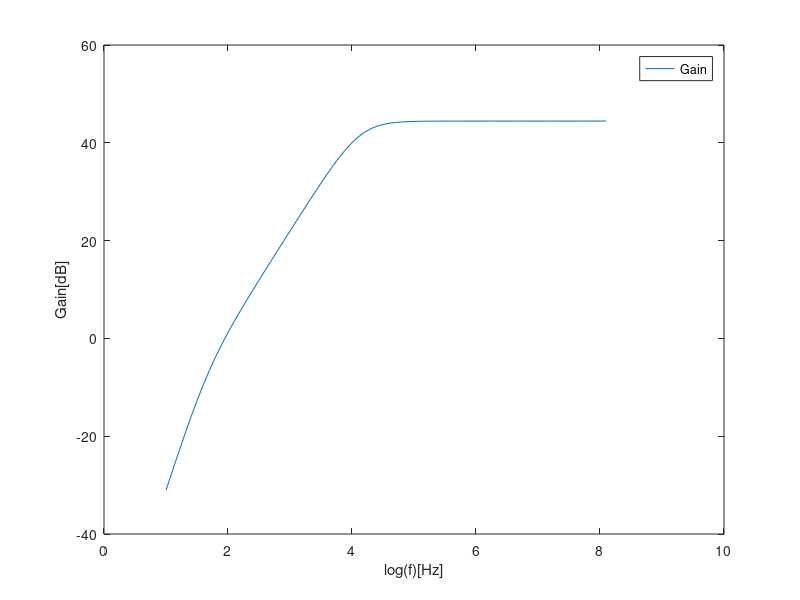

The MATLAB script that drew this image:
%gain stage

VT=25e-3;
BFN=178.7; %parâmetro do transistor NPN
VAFN=69.7; %parâmetro do transistor NPN
RE1=100;
RC1=1000;
RB1=80000;
RB2=20000;
VBEON=0.7;
VCC=12;
RS=100;

RB=1/(1/RB1+1/RB2); %Resistência equivalente
VEQ=RB2/(RB1+RB2)*VCC; %slide 7 aula 17
IB1=(VEQ-VBEON)/(RB+(1+BFN)*RE1); %em zona ativa direta (o estado do transistor), VBE = VBEON
IC1=BFN*IB1;
IE1=(1+BFN)*IB1;
VE1=RE1*IE1;
VO1=VCC-RC1*IC1; %que é também a tensão no coletor 1
VCE=VO1-VE1;

gm1=IC1/VT;
rpi1=BFN/gm1;
ro1=VAFN/IC1;

RSB=RB*RS/(RB+RS);

AV1 = RSB/RS * RC1*(RE1-gm1*rpi1*ro1)/((ro1+RC1+RE1)*(RSB+rpi1+RE1)+gm1*RE1*ro1*rpi1 - RE1^2); %vout/vin
AVI_DB = 20*log10(abs(AV1));
AV1simple = RB/(RB+RS) * gm1*RC1/(1+gm1*RE1);
AVIsimple_DB = 20*log10(abs(AV1simple));

RE1=0;
AV1 = RSB/RS * RC1*(RE1-gm1*rpi1*ro1)/((ro1+RC1+RE1)*(RSB+rpi1+RE1)+gm1*RE1*ro1*rpi1 - RE1^2);
AVI_DB = 20*log10(abs(AV1));
AV1simple =  - RSB/RS * gm1*RC1/(1+gm1*RE1);
AVIsimple_DB = 20*log10(abs(AV1simple));

RE1=100;
ZI1 = 1/(1/RB+1/(((ro1+RC1+RE1)*(rpi1+RE1)+gm1*RE1*ro1*rpi1 - RE1^2)/(ro1+RC1+RE1)));
ZX = ro1*((RB+rpi1)*RE1/(RSB+rpi1+RE1))/(1/(1/ro1+1/(rpi1+RSB)+1/RE1+gm1*rpi1/(rpi1+RSB)));
ZX = ro1*(   1/RE1+1/(rpi1+RSB)+1/ro1+gm1*rpi1/(rpi1+RSB)  )/(   1/RE1+1/(rpi1+RSB) ); % outro a definir ZX logo a seguir?????
ZO1 = 1/(1/ZX+1/RC1);

RE1=0;
ZI1 = 1/(1/RB+1/(((ro1+RC1+RE1)*(rpi1+RE1)+gm1*RE1*ro1*rpi1 - RE1^2)/(ro1+RC1+RE1)));
ZO1 = 1/(1/ro1+1/RC1);

file = fopen("gainteo.tex", "w");

fprintf(file, "IB1 & %.4e\\\\\\hline ", IB1);
fprintf(file, "IC1 & %.4e\\\\\\hline ", IC1);
fprintf(file, "IE1 & %.4e\\\\\\hline ", IE1);
fprintf(file, "VE1 & %.4e\\\\\\hline ", VE1);
fprintf(file, "VO1 & %.4e\\\\\\hline ", VO1);
fprintf(file, "VCE1 & %.4e\\\\\\hline ", VCE);
fprintf(file, "gain1 & %.4e\\\\\\hline ", abs(AV1));
fprintf(file, "ZI1 & %.4e\\\\\\hline ", ZI1);
fprintf(file, "ZO1 & %.4e\\\\\\hline ", ZO1);

fflush(file);
fclose(file);

%ouput stage
BFP = 227.3; %parâmetro do transistor PNP
VAFP = 37.2; %parâmetro do transistor PNP
RE2 = 100;
VEBON = 0.7;
VI2 = VO1; %tensão do coletor 1
IE2 = (VCC - VEBON - VI2) / RE2; %(VCC - VE2)/Rout; VEBON = VEB = VE - VB <=> VE = VEB + VB
IC2 = BFP / (BFP + 1) * IE2;
VO2 = VCC - RE2 * IE2;


gm2 = IC2 / VT;
go2 = IC2  /VAFP;
gpi2 = gm2 / BFP;
ge2 = 1 / RE2;

AV2 = gm2/(gm2+gpi2+go2+ge2);
ZI2 = (gm2+gpi2+go2+ge2)/gpi2/(gpi2+go2+ge2);
ZO2 = 1/(gm2+gpi2+go2+ge2);

file = fopen("outputteo.tex", "w");

fprintf(file, "VI2 & %.4e\\\\\\hline ", VI2);
fprintf(file, "IE2 & %.4e\\\\\\hline ", IE2);
fprintf(file, "IC2 & %.4e\\\\\\hline ", IC2);
fprintf(file, "VO2 & %.4e\\\\\\hline ", VO2);
fprintf(file, "gain2 & %.4e\\\\\\hline ", abs(AV2));
fprintf(file, "ZI2 & %.4e\\\\\\hline ", ZI2);
fprintf(file, "ZO2 & %.4e\\\\\\hline ", ZO2);

fflush(file);
fclose(file);


%total
gB = 1/(1/gpi2+ZO1);
AV = (gB+gm2/gpi2*gB)/(gB+ge2+go2+gm2/gpi2*gB)*AV1;
AV_DB = 20*log10(abs(AV));
ZI=ZI1;
ZO=1/(go2+gm2/gpi2*gB+ge2+gB);

file = fopen("totalteo.tex", "w");

fprintf(file, "gain & %.4e\\\\\\hline ", abs(AV));
fprintf(file, "ZI & %.4e\\\\\\hline ", ZI);
fprintf(file, "ZO & %.4e\\\\\\hline ", ZO);

fflush(file);
fclose(file);

%freq axis: 10Hz to 100MHz com 10 pontos por década
%f = logspace(1, 8, 10); afinal não vou fazer assim, porque implica contas simbólicas

RE1 = 100; %de volta ao valor inicial
RL = 8;
Ci = 1e-3;
CB = 1e-3;
Co = 1e-6;
a = 1;

for i = 1:0.1:8.1 %ou seja, 10 pontos por década
  f = power(10, i);
  omega = 2 * pi * f;
  ZCi = 1 / (j * omega * Ci);
  ZCB = 1 / (j * omega * CB);
  ZCo = 1 / (j * omega * Co);
  Zin = RS + ZCi;
  ZE1 = 1 / (1 / RE1 + 1/ZCB);
  ZE2 = 1 / (1 / RE2 + 1 / (RL + ZCo)); %RE2||(RL + ZCo)
  Vin = 0.01 * exp(j * pi / 2); %seno tem fase de pi/2
  
  
  A = [1, 0, 0, 0, 0;
      1/Zin, -1/Zin-1/RB-1/rpi1, 1/rpi1, 0, 0;
      0, gm1+1/rpi1, -gm1-1/rpi1-1/ZE1-1/ro1, 1/ro1, 0;
      0, gm1, -gm1-1/ro1, 1/RC1+gpi2+1/ro1, -gpi2;
      0, 0, 0, gpi2+gm2, -gpi2-gm2-go2-1/ZE2];
  
  B = [Vin; 0; 0; 0; 0];
  
  X = A\B;
  
  Voutcomp = (RL / (RL + ZCo)) * X(5); %divisor de tensão
  Vout = abs(Voutcomp);
  gain(a) = abs(Voutcomp / Vin);
  gaindB(a) = 20 * log10(gain(a));
  
  a = a + 1;
endfor

f = 1:0.1:8.1; %início, fim e 70 pontos pelo meio
hf = figure();
plot(f, gaindB);
legend("Gain");
xlabel("log(f)[Hz]");
ylabel("Gain[dB]");

print (hf, "gainteo.eps", "-depsc");